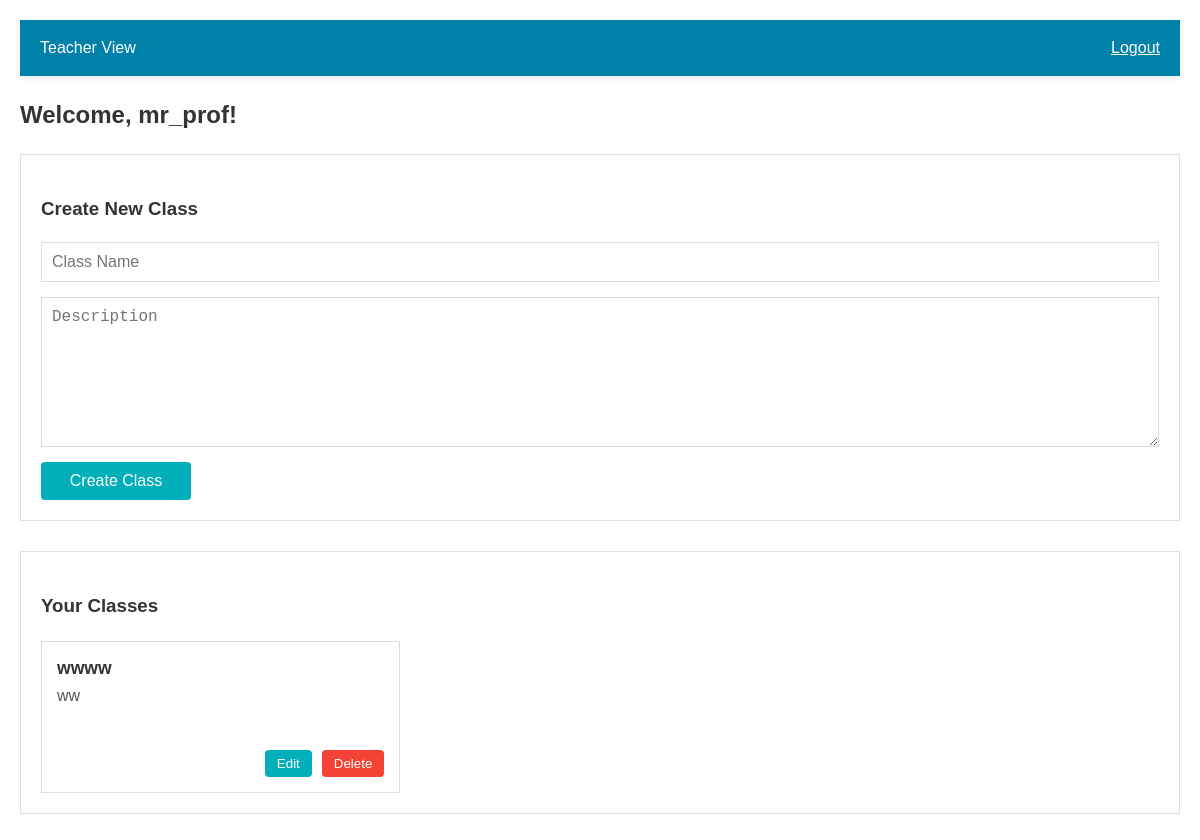
Before: /teacher-dashboard (signed in) with the older database file.
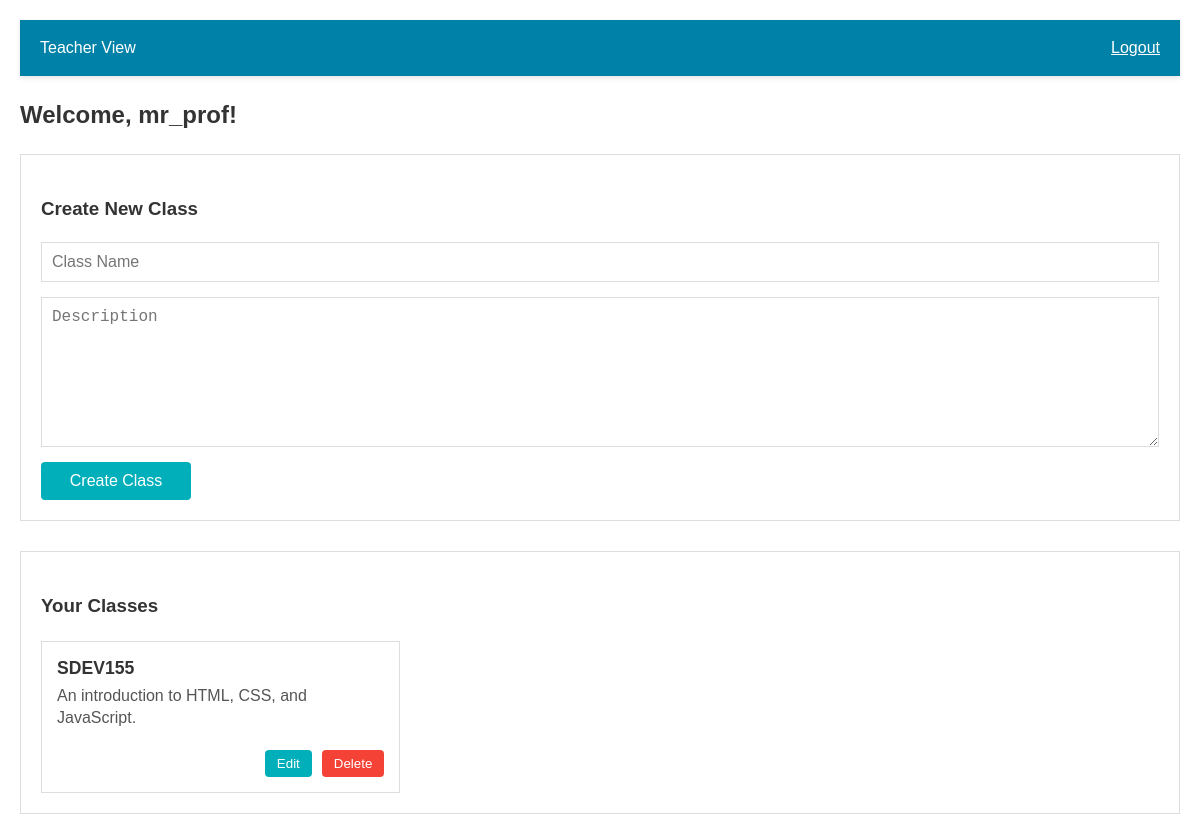
After: the same page with the newer database file.
### tables this page shows
CREATE TABLE classes (
    id INTEGER PRIMARY KEY AUTOINCREMENT,
    title TEXT NOT NULL,
    description TEXT,
    teacher_id INTEGER,
    FOREIGN KEY (teacher_id) REFERENCES users(id)
);

### app.py (the view)
@app.route('/teacher-dashboard')
def teacher_dashboard():
    if 'username' in session and session.get('role') == 'teacher':
        conn = get_db_connection()
        teacher_classes = conn.execute("SELECT * FROM classes WHERE teacher_id = ?", (session['user_id'],)).fetchall()
        conn.close()
        return render_template('teacher_dashboard.html', username=session['username'], teacher_classes=teacher_classes)
    return redirect('/login')

### app.py (called while the page is built)
def get_db_connection():
    conn = sqlite3.connect('school.db')
    conn.row_factory = sqlite3.Row
    return conn

### templates/teacher_dashboard.html (shortened to what this page needs)
<!DOCTYPE html>
<html lang="en">
<head>
    <link rel="stylesheet" href="{{ url_for('static', filename='Style.css') }}">
</head>
<body>
    <div class="container">
        <nav class="navbar">
            <div class="navbar-brand">Teacher View</div>
            <div class="navbar-actions">
                <a href="/logout" class="nav-btn" id="logout-btn">Logout</a>
            </div>
        </nav>
        <h2>Welcome, {{ session.username }}!</h2>
        <div class="create-class-section">
            <h3>Create New Class</h3>
            <form action="/create-class" method="POST" class="class-form">
                <input type="text" name="title" placeholder="Class Name" required class="form-input">
                <textarea name="description" placeholder="Description" class="form-input" rows="3"></textarea>
                <button type="submit" class="submit-btn">Create Class</button>
            </form>
        </div>
        <div class="teacher-classes">
            <h3>Your Classes</h3>
            <div class="classes-container">
                {% if teacher_classes %}
                    {% for class in teacher_classes %}
                    <div class="class-card">
                        <div class="class-header">
                            <h4>{{ class['title'] }}</h4>
                        </div>
                        <div class="class-description">
                            {{ class['description'] or 'No description provided' }}
                        </div>
                        <div class="class-actions">
							<form method="GET" action="/edit-class/{{ class['id'] }}" class="inline-form">
    							<button type="submit" class="edit-btn">Edit</button>
							</form>
                            <form method="POST" action="/delete-class/{{ class['id'] }}" class="inline-form">
                                <button type="submit" class="delete-btn">Delete</button>
                            </form>
                        </div>
                    </div>
                    {% endfor %}
                {% else %}
                    <div class="no-classes">
                        <p>No classes created yet.</p>
                    </div>
                {% endif %}
            </div>
        </div>
    </div>
</body>
</html>

Changed rows visible on the page:
removed classes: title "wwww", description "ww"
added classes: title "SDEV155", description "An introduction to HTML, CSS, and JavaScript."
